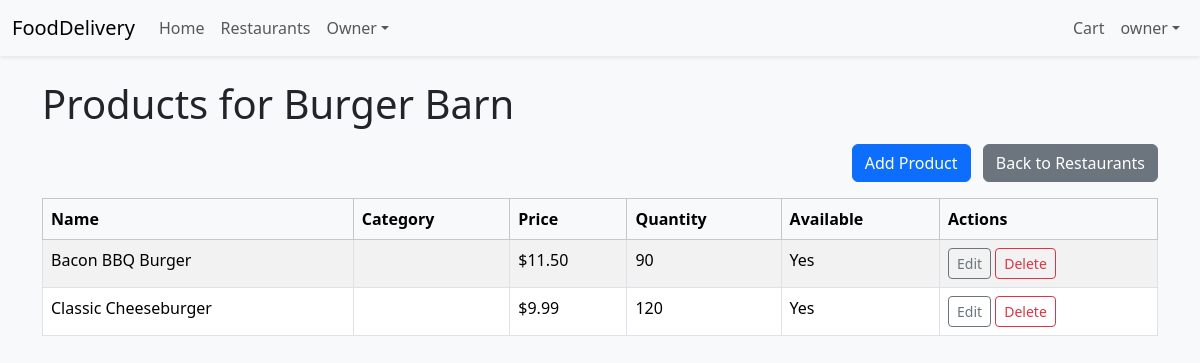
Page /restaurants/owner/5/products/ (signed in) on the committed database.
### accounts/models.py (models this page shows, shortened)
class User(AbstractUser):
    ROLE_CUSTOMER = 'customer'
    ROLE_COURIER = 'courier'
    ROLE_OWNER = 'owner'
    ROLE_ADMIN = 'admin'
    ROLE_CHOICES: list[tuple[str, str]] = [
        (ROLE_CUSTOMER, 'Customer'),
        (ROLE_COURIER, 'Courier'),
        (ROLE_OWNER, 'Owner'),
        (ROLE_ADMIN, 'Administrator'),
    ]
    role = models.CharField(
        max_length=20,
        choices=ROLE_CHOICES,
        default=ROLE_CUSTOMER,
        help_text='Designates the role of the user in the platform.'
    )
    def is_courier(self) -> bool:
        return self.role == self.ROLE_COURIER
    def is_owner(self) -> bool:
        return self.role == self.ROLE_OWNER
    def is_admin(self) -> bool:
        return self.role == self.ROLE_ADMIN or self.is_superuser

### restaurants/models.py (models this page shows, shortened)
class Restaurant(models.Model):
    name = models.CharField(max_length=255)
    description = models.TextField(blank=True)
    address = models.CharField(max_length=255, blank=True)
    image = models.ImageField(upload_to='restaurants/', blank=True, null=True)
    open_hours = models.CharField(max_length=255, blank=True)
    category = models.CharField(max_length=100, blank=True)
    is_open = models.BooleanField(default=True)
    owner = models.ForeignKey(
        settings.AUTH_USER_MODEL,
        on_delete=models.CASCADE,
        related_name='owned_restaurants',
        help_text='The owner of this restaurant',
    )
    created_at = models.DateTimeField(auto_now_add=True)
    updated_at = models.DateTimeField(auto_now=True)
    class Meta:
        ordering = ['name']

class Product(models.Model):
    restaurant = models.ForeignKey(
        Restaurant,
        on_delete=models.CASCADE,
        related_name='products',
        help_text='Restaurant that offers this product',
    )
    name = models.CharField(max_length=255)
    description = models.TextField(blank=True)
    price = models.DecimalField(max_digits=8, decimal_places=2)
    quantity = models.PositiveIntegerField(default=0)
    category = models.CharField(max_length=100, blank=True)
    image = models.ImageField(upload_to='products/', blank=True, null=True)
    is_available = models.BooleanField(default=True)
    created_at = models.DateTimeField(auto_now_add=True)
    updated_at = models.DateTimeField(auto_now=True)
    class Meta:
        ordering = ['name']

### restaurants/views.py (the view)
# urls.py: path('owner/<int:restaurant_pk>/products/', OwnerRestaurantProductsView.as_view(), name='owner_restaurant_products'),
class OwnerRestaurantProductsView(OwnerRequiredMixin, ListView):
    model = Product
    template_name = 'restaurants/owner_product_list.html'
    context_object_name = 'products'
    def dispatch(self, request, *args, **kwargs):
        self.restaurant = get_object_or_404(Restaurant, pk=kwargs['restaurant_pk'], owner=request.user)
        return super().dispatch(request, *args, **kwargs)
    def get_queryset(self):
        return Product.objects.filter(restaurant=self.restaurant)
    def get_context_data(self, **kwargs):
        context = super().get_context_data(**kwargs)
        context['restaurant'] = self.restaurant
        return context

### core/context_processors.py (called while the page is built)
def stripe_public_key(request):
    return {
        'STRIPE_PUBLIC_KEY': getattr(settings, 'STRIPE_PUBLIC_KEY', '')
    }

### restaurants/views.py (called while the page is built)
    def dispatch(self, request, *args, **kwargs):
        if not request.user.is_authenticated or not hasattr(request.user, 'role') or not request.user.is_owner():
            raise PermissionDenied("You do not have permission to access this page.")
        return super().dispatch(request, *args, **kwargs)

### templates/restaurants/owner_product_list.html (shortened to what this page needs)
{% extends 'base.html' %}
{% block content %}
<div class="container">
  <h1 class="mb-3">Products for {{ restaurant.name }}</h1>
  <div class="mb-3 text-end">
    <a href="{% url 'restaurants:product_add' restaurant.pk %}" class="btn btn-primary">Add Product</a>
    <a href="{% url 'restaurants:owner_restaurants' %}" class="btn btn-secondary ms-2">Back to Restaurants</a>
  </div>
  <table class="table table-striped table-bordered">
    <thead class="table-light">
      <tr>
        <th>Name</th>
        <th>Category</th>
        <th>Price</th>
        <th>Quantity</th>
        <th>Available</th>
        <th>Actions</th>
      </tr>
    </thead>
    <tbody>
      {% for product in products %}
        <tr>
          <td>{{ product.name }}</td>
          <td>{{ product.category }}</td>
          <td>${{ product.price }}</td>
          <td>{{ product.quantity }}</td>
          <td>{% if product.is_available %}Yes{% else %}No{% endif %}</td>
          <td>
            <a href="{% url 'restaurants:product_edit' product.pk %}" class="btn btn-sm btn-outline-secondary">Edit</a>
            <form action="{% url 'restaurants:product_delete' product.pk %}" method="post" class="d-inline">
              <button type="submit" class="btn btn-sm btn-outline-danger" onclick="return confirm('Are you sure you want to delete this product?');">Delete</button>
            </form>
          </td>
        </tr>
      {% empty %}
        <tr><td colspan="6">No products found.</td></tr>
      {% endfor %}
    </tbody>
  </table>
</div>
{% endblock %}

### templates/base.html (shortened to what this page needs)
{% load static %}
<!DOCTYPE html>
<html lang="en">
<head>
  <link href="https://cdn.jsdelivr.net/npm/bootstrap@5.3.2/dist/css/bootstrap.min.css" rel="stylesheet">
  <link rel="stylesheet" href="{% static 'css/styles.css' %}">
  <link rel="stylesheet" href="https://cdn.jsdelivr.net/npm/bootstrap-icons@1.10.5/font/bootstrap-icons.css">
</head>
<body>
<nav class="navbar navbar-expand-lg navbar-light bg-light shadow-sm">
  <div class="container-fluid">
    <a class="navbar-brand" href="{% url 'home' %}">FoodDelivery</a>
    <div class="collapse navbar-collapse" id="navbarSupportedContent">
      <ul class="navbar-nav me-auto mb-2 mb-lg-0">
        <li class="nav-item"><a class="nav-link" href="{% url 'home' %}">Home</a></li>
        <li class="nav-item"><a class="nav-link" href="{% url 'restaurants:list' %}">Restaurants</a></li>
        {% if user.is_authenticated %}
          {% if user.is_owner %}
            <li class="nav-item dropdown">
              <a class="nav-link dropdown-toggle" href="#" id="ownerMenu" role="button" data-bs-toggle="dropdown"
                 aria-expanded="false">Owner</a>
            </li>
          {% endif %}
        {% endif %}
      </ul>
      <ul class="navbar-nav mb-2 mb-lg-0">
        {% if user.is_authenticated %}
          <li class="nav-item"><a class="nav-link" href="{% url 'orders:cart' %}">Cart</a></li>
          <li class="nav-item dropdown">
            <a class="nav-link dropdown-toggle" href="#" id="userMenu" role="button" data-bs-toggle="dropdown"
               aria-expanded="false">{{ user.get_full_name|default:user.username }}</a>
          </li>
        {% else %}
          <li class="nav-item"><a class="nav-link" href="{% url 'accounts:login' %}">Login</a></li>
          <li class="nav-item"><a class="nav-link" href="{% url 'accounts:register' %}">Register</a></li>
        {% endif %}
      </ul>
    </div>
  </div>
</nav>
<main class="py-4">
  {% block content %}{% endblock %}
</main>
</body>
</html>

### static/css/styles.css (style rules this page uses)
body { background-color: #f8f9fa; }
main { min-height: 80vh; }

### rows in the picture
User: get_full_name "owner"
Restaurant: name "Burger Barn"
Product: name "Bacon BBQ Burger", price "11.50", quantity "90", is_available "Yes"
Product: name "Classic Cheeseburger", price "9.99", quantity "120", is_available "Yes"
